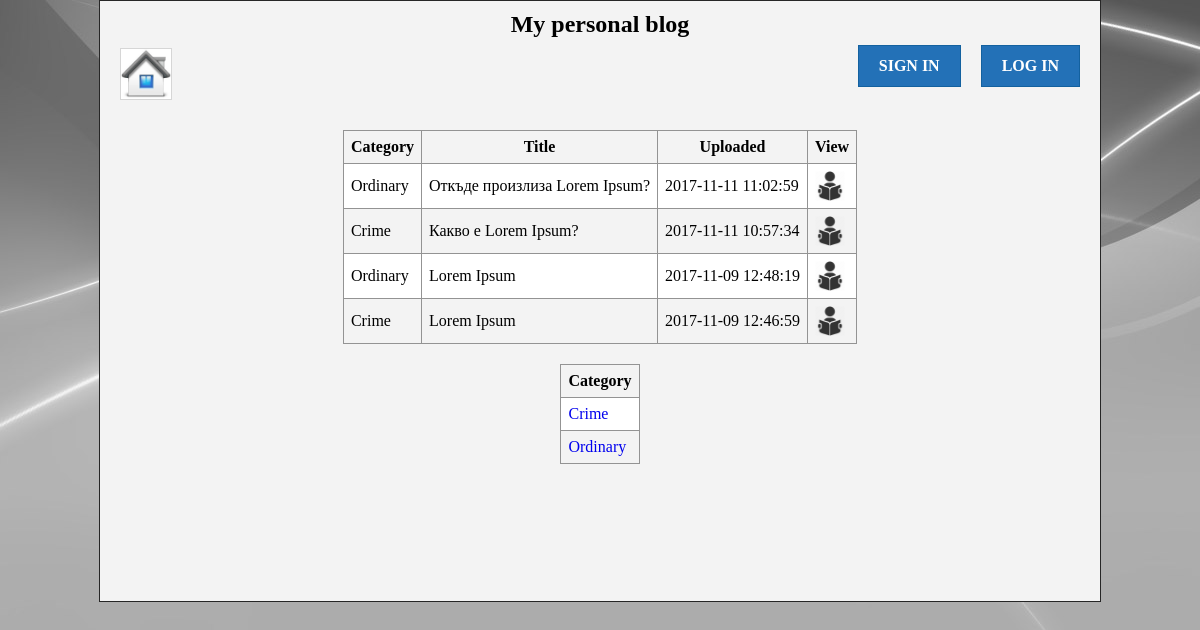
The page / on the database its author committed.
### index.php (the view, shortened to what this page needs)
<?php
include 'BD.php';
$kol=mysqli_query($con, "SELECT DISTINCT  `Category` FROM `blog articles`");
?>
<html>
<head>
	<link rel="stylesheet" type="text/css" href="assets\style.css">
</head>
<body>
<div id="container">
	<header><h2> My personal blog </h2></header>
	<nav><ul>
		<li><a href="index.php"><img class="linkImages" src="assets\home.jpg"></a></li>
<?php
	if (isset($_SESSION["CURRENT_USER"])) {
		echo '<li id="hide"><a href="Upload_news.php"><img class="linkImages hover" src="assets\write_new.png"><span class="textShow">Upload news</span></a></li>';
		echo '<li class="rightLinks"><a class="blue" href="Logout.php">LOG OUT</a></li>';
	}
	else {
		echo '<li class="rightLinks"><a class="blue" href="login.php">LOG IN</a></li>
		<li class="rightLinks"><a class="blue" href="sign_in.php">SIGN IN</a></li>';
	}
		?>
		</ul>
	</nav>
	<table>
		<tr>
			<th>Category</th><th>Title</th><th>Uploaded</th><th>View</th>
		</tr>
<?php
if(isset($_GET["Category"]))
{
	$id = mysqli_escape_string($con, $_GET["Category"]);
	$result_home = mysqli_query($con, "SELECT * FROM `blog articles` WHERE `Category`='$id' ORDER BY `last edited` DESC");
}
else
{
	$result_home = mysqli_query($con, 'SELECT * FROM `blog articles` ORDER BY `last edited` DESC');
}
while($row = mysqli_fetch_assoc($result_home))
{
	echo '<tr>
	<td>' . $row['Category'] . '</td>
	<td>' . $row['title'] . '</td>
	<td>' . $row['last edited'] . '</td>
	<td><a href="article.php?id=' . $row['ID'] . '"><img src="assets\read.png"></a></td>';
}
?>
	</table>
	<table>
	<tr>
		<th>Category</th> <?php if (isset($_SESSION["CURRENT_USER"])) {
			echo '<th>Edit</th><th>Delete</th>';
		}
		?>
	</tr>
		<?php while($cat = mysqli_fetch_assoc($kol)) {
	echo '<tr>
	<td><a href="index.php?Category=' . $cat['Category'] . '">' . $cat['Category'] . '</a></td>';
}
?>
</div>
</body>
</html>

### style.css (style rules this page uses)
* { padding: 0; margin: 0; }
body { background-image: url("background.jpg"); }
#container { margin: auto; width: 980px; background-color: #f3f3f3; padding: 10px; border: 1px solid #262626; min-height: 580px; }
header { text-align: center; }
.rightLinks { float: right; }
.linkImages { height: 50px; width: 50px; border: 1px solid #d6d6d6; }
.blue { text-decoration: none; font-weight: bold; color: white; }
a { text-decoration: none; }
.rightLinks { display:inline-block; vertical-align:middle; vertical-align:auto; margin-top: 7px; margin-bottom: 7px; border:1px solid #13619f; background: #2371b7; padding:11px 20px; }

### index.php (style rules this page uses)
td, th { border: 1px solid #939393; padding: 7px; max-width: 250px; overflow: hidden; }
table { border-collapse: collapse; max-height: 800px; overflow: auto; margin: 20px auto; }
li { display: inline-block; margin: 10px; }
img { height: 30px; width: 30px; }
tr:nth-child(even) { background-color: #ffffff; }

### rows shown on the page
blog articles: Category "Ordinary", title "Откъде произлиза Lorem Ipsum?", last edited "2017-11-11 11:02:59"
blog articles: Category "Crime", title "Какво е Lorem Ipsum?", last edited "2017-11-11 10:57:34"
blog articles: Category "Ordinary", title "Lorem Ipsum", last edited "2017-11-09 12:48:19"
blog articles: Category "Crime", title "Lorem Ipsum", last edited "2017-11-09 12:46:59"

### other values the page prints
$cat['Category'] "Crime"
$cat['Category'] "Ordinary"
